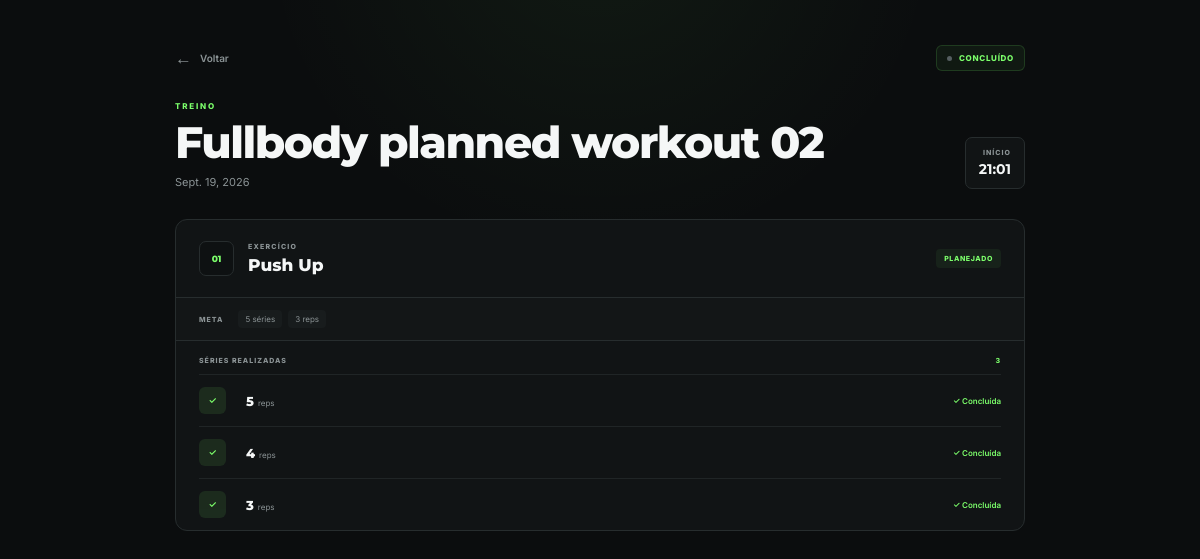
The page /training/treino/21/ (signed in) on the database its author committed.
### apps/training/models.py (models this page shows, shortened)
class Workout(models.Model):
    STATUS_CHOICES = [
        ("planned", "Planejado"),
        ("in_progress", "Em andamento"),
        ("completed", "Concluído"),
        ("cancelled", "Cancelado"),
    ]
    user = models.ForeignKey(
        settings.AUTH_USER_MODEL,
        on_delete=models.CASCADE,
        related_name="workouts",
    )
    planned_workout = models.ForeignKey(
        PlannedWorkout,
        on_delete=models.SET_NULL,
        null=True,
        blank=True,
        related_name="workouts",
    )
    name = models.CharField(
        max_length=100,
    )
    date = models.DateField()
    status = models.CharField(
        max_length=20,
        choices=STATUS_CHOICES,
        default="planned",
    )
    started_at = models.DateTimeField(
        null=True,
        blank=True,
    )
    finished_at = models.DateTimeField(
        null=True,
        blank=True,
    )
    notes = models.TextField(
        blank=True,
    )
    created_at = models.DateTimeField(
        auto_now_add=True,
    )
    updated_at = models.DateTimeField(
        auto_now=True,
    )
    class Meta:
        ordering = ["-date", "-created_at"]
        constraints = [
            models.UniqueConstraint(
                fields=[
                    "user",
                    "planned_workout",
                    "date",
                ],
                condition=models.Q(
                    planned_workout__isnull=False
                ),
                name="unique_planned_workout_per_user_per_day",
            ),
        ]

class WorkoutExercise(models.Model):
    workout = models.ForeignKey(
        Workout,
        on_delete=models.CASCADE,
        related_name="workout_exercises",
    )
    exercise = models.ForeignKey(
        Exercise,
        on_delete=models.CASCADE,
        related_name="workout_exercises",
    )
    planned_exercise = models.ForeignKey(
        PlannedExercise,
        on_delete=models.SET_NULL,
        null=True,
        blank=True,
        related_name="workout_exercises",
    )
    order = models.PositiveIntegerField(
        default=0,
    )
    notes = models.TextField(
        blank=True,
    )
    class Meta:
        ordering = ["order"]

class Exercise(models.Model):
    METRIC_CHOICES = [
        ("repetitions", "Repetições"),
        ("weight", "Carga"),
        ("duration", "Duração"),
    ]
    name = models.CharField(
        max_length=100
    )
    description = models.TextField(
        blank=True
    )
    muscle_group = models.CharField(
        max_length=100,
        blank=True
    )
    metric = models.CharField(
        max_length=20,
        choices=METRIC_CHOICES,
        default="repetitions",
    )
    created_at = models.DateTimeField(
        auto_now_add=True
    )

class PlannedExercise(models.Model):
    planned_workout = models.ForeignKey(
        PlannedWorkout,
        on_delete=models.CASCADE,
        related_name="planned_exercises",
    )
    exercise = models.ForeignKey(
        Exercise,
        on_delete=models.CASCADE,
        related_name="planned_exercises",
    )
    order = models.PositiveIntegerField(
        default=0,
    )
    target_sets = models.PositiveIntegerField(
        null=True,
        blank=True,
    )
    target_repetitions = models.PositiveIntegerField(
        null=True,
        blank=True,
    )
    target_weight = models.DecimalField(
        max_digits=6,
        decimal_places=2,
        null=True,
        blank=True,
    )
    target_duration = models.DurationField(
        null=True,
        blank=True,
    )
    notes = models.TextField(
        blank=True,
    )
    class Meta:
        ordering = ["order"]

class Set(models.Model):
    workout_exercise = models.ForeignKey(
        WorkoutExercise,
        on_delete=models.CASCADE,
        related_name="sets",
    )
    number = models.PositiveIntegerField()
    repetitions = models.PositiveIntegerField(
        null=True,
        blank=True,
    )
    weight = models.DecimalField(
        max_digits=6,
        decimal_places=2,
        null=True,
        blank=True,
    )
    duration = models.DurationField(
        null=True,
        blank=True,
    )
    completed = models.BooleanField(
        default=False,
    )
    notes = models.TextField(
        blank=True,
    )
    class Meta:
        ordering = ["number"]
        constraints = [
            models.UniqueConstraint(
                fields=["workout_exercise", "number"],
                name="unique_set_number_per_exercise",
            ),
        ]

### apps/training/views.py (the view)
@login_required
def treino_atual(request, workout_id):
    workout = get_object_or_404(
        Workout.objects.prefetch_related(
            "workout_exercises__exercise",
            "workout_exercises__planned_exercise",
        ),
        id=workout_id,
        user=request.user,
    )
    return render(
        request,
        "training/treino_atual.html",
        {
            "workout": workout,
        },
    )

### templates/training/treino_atual.html (shortened to what this page needs)
{% load static %}
<!DOCTYPE html> <html lang="pt-BR"> <head> <meta charset="UTF-8"> <meta name="viewport" content="width=device-width, initial-scale=1.0">
<link
    rel="stylesheet"
    href="{% static 'css/treino_atual.css' %}"
>
</head> <body>
<main class="workout-page">
    <header class="workout-header">
        <div class="workout-header__top">
            <a
                href="{% url 'training:home' %}"
                class="back-link"
            >
                <span>←</span>
                Voltar
            </a>
            <span class="workout-status">
                {% if workout.status == "in_progress" %}
                    <span class="status-dot status-dot--active"></span>
                    Em andamento
                {% else %}
                    <span class="status-dot"></span>
                    {{ workout.get_status_display }}
                {% endif %}
            </span>
        </div>
        <div class="workout-header__content">
            <div>
                <span class="workout-header__eyebrow">
                    TREINO
                </span>
                <h1>
                    {{ workout.name }}
                </h1>
                <p>
                    {{ workout.date }}
                </p>
            </div>
            {% if workout.started_at %}
                <div class="workout-time">
                    <span>
                        INÍCIO
                    </span>
                    <strong>
                        {{ workout.started_at|date:"H:i" }}
                    </strong>
                </div>
            {% endif %}
        </div>
    </header>
    <section class="exercise-list">
        {% for workout_exercise in workout.workout_exercises.all %}
            <article class="exercise-card">
                <div class="exercise-card__header">
                    <div class="exercise-title">
                        <span class="exercise-number">
                            {{ forloop.counter|stringformat:"02d" }}
                        </span>
                        <div>
                            <span class="exercise-eyebrow">
                                EXERCÍCIO
                            </span>
                            <h2>
                                {{ workout_exercise.exercise.name }}
                            </h2>
                        </div>
                    </div>
                    {% if workout_exercise.planned_exercise %}
                        <div class="planned-badge">
                            PLANEJADO
                        </div>
                    {% endif %}
                </div>
                {% if workout_exercise.planned_exercise %}
                    <div class="planned">
                        <span class="planned__label">
                            META
                        </span>
                        <div class="planned__values">
                            {% if workout_exercise.planned_exercise.target_sets %}
                                <span>
                                    {{ workout_exercise.planned_exercise.target_sets }} séries
                                </span>
                            {% endif %}
                            {% if workout_exercise.planned_exercise.target_repetitions %}
                                <span>
                                    {{ workout_exercise.planned_exercise.target_repetitions }} reps
                                </span>
                            {% endif %}
                        </div>
                    </div>
                {% endif %}
                <div class="sets">
                    <div class="sets__header">
                        <span>
                            SÉRIES REALIZADAS
                        </span>
                        <span>
                            {% if workout_exercise.sets.all %}
                                {{ workout_exercise.sets.count }}
                            {% else %}
                                0
                            {% endif %}
                        </span>
                    </div>
                    {% for workout_set in workout_exercise.sets.all %}
                        <div
                            class="
                                set
                                {% if workout_set.completed %}
                                    set--completed
                                {% endif %}
                            "
                        >
                            <div class="set__number">
                                {% if workout_set.completed %}
                                    ✓
                                {% else %}
                                    {{ workout_set.number }}
                                {% endif %}
                            </div>
                            <div class="set__data">
                                {% if workout_set.repetitions %}
                                    <div class="set-value">
                                        <strong>
                                            {{ workout_set.repetitions }}
                                        </strong>
                                        <span>
                                            reps
                                        </span>
                                    </div>
                                {% endif %}
                            </div>
                            {% if workout.status == "in_progress" %}
                            <div class="set-actions">
                                {% if workout_set.completed %}
                                    <span class="completed-label">
                                        ✓ Concluída
                                    </span>
                                {% else %}
                                    <form
                                        method="post"
                                        action="{% url 'training:concluir_serie' workout.id workout_exercise.id workout_set.id %}"
                                    >
                                        {% csrf_token %}
                                        <button type="submit">
                                            Concluir
                                        </button>
                                    </form>
                                {% endif %}
                                <a
                                    href="{% url 'training:editar_serie' workout.id workout_exercise.id workout_set.id %}"
                                >
                                    Editar
                                </a>
                                <form
                                    method="post"
                                    action="{% url 'training:excluir_serie' workout.id workout_exercise.id workout_set.id %}"
                                >
                                    {% csrf_token %}
                                    <button
                                        type="submit"
                                        onclick="return confirm('Excluir esta série?');"
                                    >
                                        Excluir
                                    </button>
                                </form>
                            </div>
                        {% else %}
                            {% if workout_set.completed %}
                                <span class="completed-label">
                                    ✓ Concluída
                                </span>
                            {% else %}
                                <span class="pending-label">
                                    Registrada
                                </span>
                            {% endif %}
                        {% endif %}
                        </div>
                    {% endfor %}
                </div>
            </article>
        {% endfor %}
    </section>
</main>
</body>
</html>

### rows shown on the page
Workout: status "CONCLUÍDO", name "Fullbody planned workout 02", date "Sept. 19, 2026", started_at "21:01"
WorkoutExercise: exercise.name "Push Up", shows "PLANEJADO", planned_exercise.target_sets "5", planned_exercise.target_repetitions "3", sets.count "3"
Set: repetitions "5", completed "✓ Concluída"
Set: repetitions "4", completed "✓ Concluída"
Set: repetitions "3", completed "✓ Concluída"
